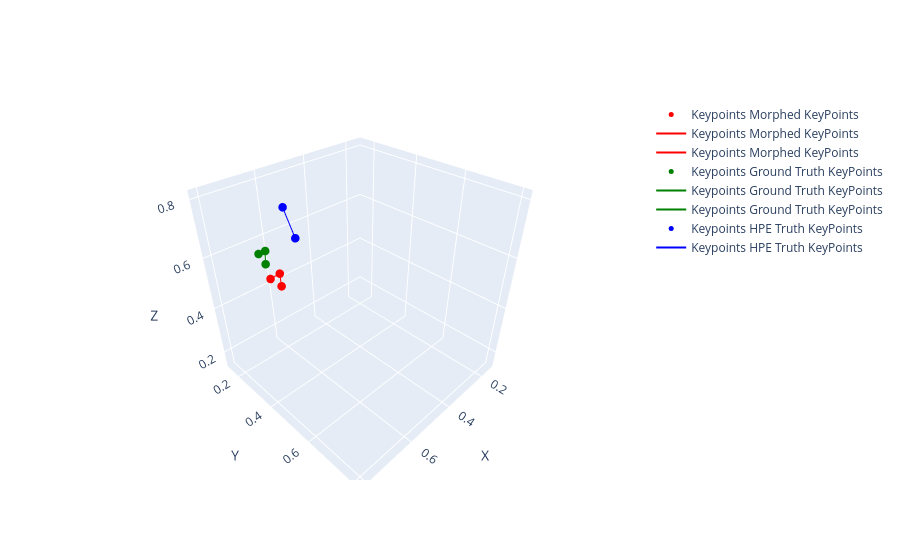

Source (notebook cell):
### Code cell
def plot_3d_keypoints_all(keypoints_morphed, keypoints_ground_truth, keypoints_hpe_truth, model_name):
    colors = ['red', 'green', 'blue']
    names = ['Morphed KeyPoints', 'Ground Truth KeyPoints', 'HPE Truth KeyPoints']
    # Define connections between related keypoints
    if model_name == 'mediapipe':
        connections = [(0, 1), (0, 2), (1, 3), (2, 4), (3, 5), (6, 7), (0, 6),
                        (1, 7), (6, 8), (7, 9), (8, 10), (9, 11), (10, 12),
                        (11, 13), (10, 14), (11, 15), (12, 14), (13, 15)]

    # Create a Plotly 3D scatter plot
    fig = go.Figure()

    all_values = ()
    idx = 0
    for keypoints in [keypoints_morphed, keypoints_ground_truth, keypoints_hpe_truth]:
        trace_name = 'Keypoints ' + names[idx]
        # Extract X, Y, and Z coordinates from keypoints
        x, z, y = zip(*keypoints)

        # Scatter plot for keypoints
        fig.add_trace(go.Scatter3d(x=x, y=y, z=z, mode='markers', marker=dict(color=colors[idx], size=5), name = trace_name))

        # Plot connections
        for q, connection in enumerate(connections):
            print(q)
            if (q+1) >= keypoints.shape[0]:
                break
            x_vals = [x[connection[0]], x[connection[1]]]
            y_vals = [y[connection[0]], y[connection[1]]]
            z_vals = [z[connection[0]], z[connection[1]]]
            fig.add_trace(go.Scatter3d(x=x_vals, y=y_vals, z=z_vals, mode='lines', line=dict(color=colors[idx]), name = trace_name))
        idx += 1

        # Combine x, y, z values into a single list
        all_values = all_values + x + y + z

    # Find the minimum and maximum values
    min_value = min(all_values) - abs(min(all_values) * 0.1)
    max_value = max(all_values) + abs(max(all_values) * 0.1)

    # Update layout to set axis limits
    fig.update_layout(
        scene=dict(
            aspectmode='cube',
            xaxis=dict(title='X', range=[min_value, max_value]),
            yaxis=dict(title='Y', range=[min_value, max_value]),
            zaxis=dict(title='Z', range=[min_value, max_value])
        )
    )
    fig.show()

def center_data(data):
    centroid = np.mean(data, axis=0)
    centered_data = data - centroid
    return centered_data, centroid

def kabsch_algorithm(P, Q):
    # P and Q must be centered
    C = np.dot(P.T, Q)
    V, S, W = np.linalg.svd(C)
    d = (np.linalg.det(V) * np.linalg.det(W)) < 0.0

    if d:
        S[-1] = -S[-1]
        V[:, -1] = -V[:, -1]

    U = np.dot(V, W)
    return U

centered_data1, centroid1 = center_data(pose_gt_batch)
centered_data2, centroid2 = center_data(pose_inf_batch)
rotation_matrix = kabsch_algorithm(centered_data1, centered_data2)
aligned_data2 = np.dot(centered_data2, rotation_matrix)

# Translate the data back to the original centroid of data1
aligned_data2 += centroid1
print(aligned_data2[1:3])
plot_3d_keypoints_all(pose_gt_batch[13:16], aligned_data2[13:16], aligned_data2[1:3], "mediapipe")

error = pose_gt_batch - aligned_data2

# Plot the error for each joint
import matplotlib.pyplot as plt

plt.figure(figsize=(10, 6))
x = np.arange(1, 17)
for i in range(3):
    plt.plot(x, error[:, i], label=f'Dimension {i+1}')

plt.title('Error Plot between Aligned Datasets of Size 16x3')
plt.xlabel('Joint Index')
plt.ylabel('Error')
plt.legend()
plt.grid(True)
plt.show()

### Figure 1 — Plotly figure (JSON) as saved in the notebook; plotly's stock layout.template omitted (floating-point values rounded to 4 significant figures)
{"data": [{"marker": {"color": "red", "size": 5}, "mode": "markers", "name": "Keypoints Morphed KeyPoints", "x": [0.593, 0.6334, 0.633], "y": [0.1899, 0.2535, 0.1893], "z": [0.463, 0.4595, 0.459], "type": "scatter3d"}, {"line": {"color": "red"}, "mode": "lines", "name": "Keypoints Morphed KeyPoints", "x": [0.593, 0.6334], "y": [0.1899, 0.2535], "z": [0.463, 0.4595], "type": "scatter3d"}, {"line": {"color": "red"}, "mode": "lines", "name": "Keypoints Morphed KeyPoints", "x": [0.593, 0.633], "y": [0.1899, 0.1893], "z": [0.463, 0.459], "type": "scatter3d"}, {"marker": {"color": "green", "size": 5}, "mode": "markers", "name": "Keypoints Ground Truth KeyPoints", "x": [0.6094, 0.6365, 0.637], "y": [0.1409, 0.176, 0.1405], "z": [0.5422, 0.5156, 0.5417], "type": "scatter3d"}, {"line": {"color": "green"}, "mode": "lines", "name": "Keypoints Ground Truth KeyPoints", "x": [0.6094, 0.6365], "y": [0.1409, 0.176], "z": [0.5422, 0.5156], "type": "scatter3d"}, {"line": {"color": "green"}, "mode": "lines", "name": "Keypoints Ground Truth KeyPoints", "x": [0.6094, 0.637], "y": [0.1409, 0.1405], "z": [0.5422, 0.5417], "type": "scatter3d"}, {"marker": {"color": "blue", "size": 5}, "mode": "markers", "name": "Keypoints HPE Truth KeyPoints", "x": [0.6109, 0.6028], "y": [0.2763, 0.3156], "z": [0.7533, 0.6583], "type": "scatter3d"}, {"line": {"color": "blue"}, "mode": "lines", "name": "Keypoints HPE Truth KeyPoints", "x": [0.6109, 0.6028], "y": [0.2763, 0.3156], "z": [0.7533, 0.6583], "type": "scatter3d"}], "layout": {"scene": {"xaxis": {"title": {"text": "X"}, "range": [0.1264, 0.8286]}, "yaxis": {"title": {"text": "Y"}, "range": [0.1264, 0.8286]}, "zaxis": {"title": {"text": "Z"}, "range": [0.1264, 0.8286]}, "aspectmode": "cube"}}}
